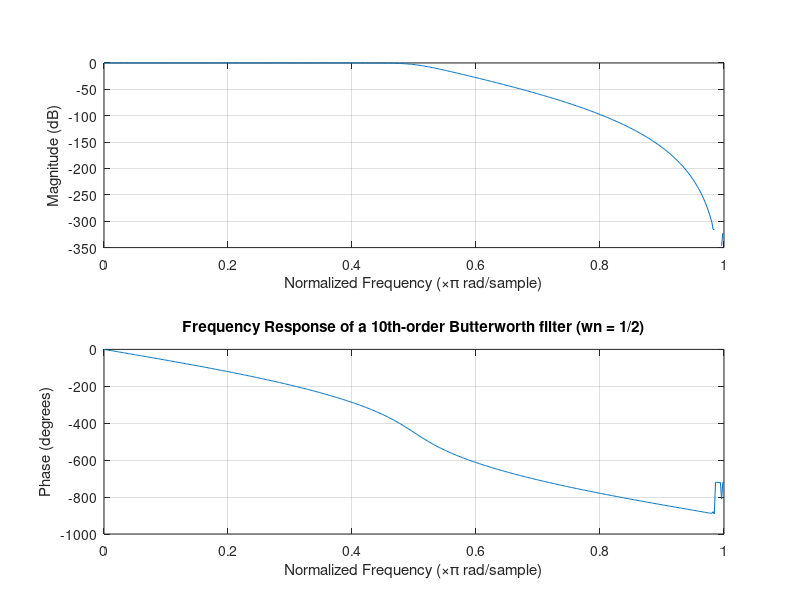
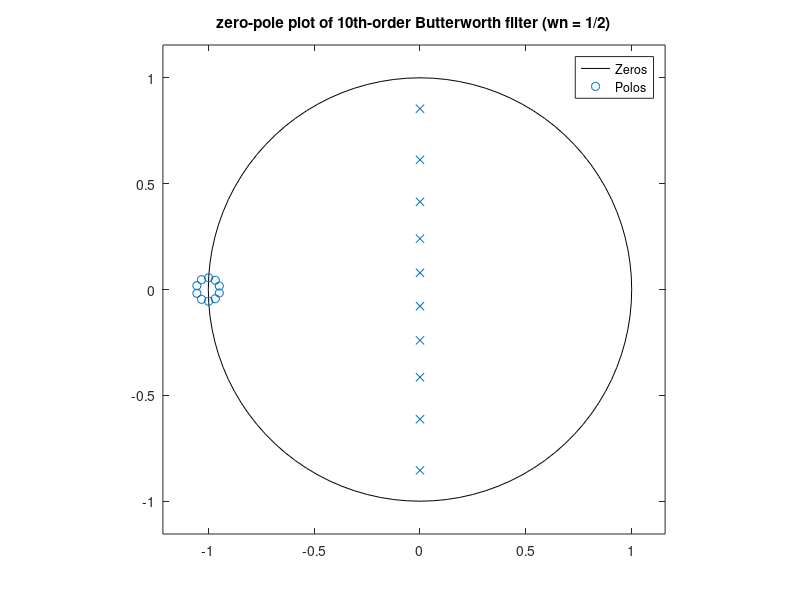

These charts were generated, in order, by the following MATLAB code: (Note: this script raises an error after producing the figures.)
%Grupo 22: 
%-Ana Rita Lopes nº98587
%-Mariana Mourão nº98473
 
%LAB#4 - Filtering
 
clear all;
close all;
clc;
 
%% Parte 1 - 1D FILTERING
    %% 1) Função definida no script designado 'filtro.m'
    
% Em anexo, demonstra-se a transformada Z inversa da função de 
% transferência do filtro H(z), obtendo-se a resposta impulsional h(n).
    
    %% 2)

% Implementação de um filtro Butterworth digital lowpass de 10ª ordem, com frequência de
% corte w = pi/2. Para tal, recorreu-se à função built-in do matlab
% butter, determinando-se os coeficientes a e b do filtro. w é dada
% em radianos/amostra (rad/sample) e é normalizada entre 0 a pi. Como tal, 
% o filtro low-pass requerido tem uma frequência de corte normalizada wn = 1/2

[b,a] = butter(10, 1/2);

% Reposta em frequência do filtro, apresentando a sua magnitude e fase 
figure(1)
freqz(b,a);
title('Frequency Response of a 10th-order Butterworth filter (wn = 1/2)');

% Observando-se o diagrama de bode para a magnitude da resposta em
% frequência do filtro, podem-se caracterizar três regiões:
% - passband: faixa de frequência em que o filtro passa a energia do sinal. Normalmente 
% definido como a faixa de frequência em que a resposta em frequência do filtro é igual ou 
% superior a -3 dB. Verifica-se que a resposta em frequência é constante (0 dB) na banda passante, 
% correspondendo às frequências inferiores à frequência de corte, confirmando-se
% de que se trata de um filtro passa baixo. Constata-se também que a banda passante nao apresenta ondulações 
% ou ripples, as quais, se existentes, iriam conduzir à distorção dos sinais que ocorrem na banda passante. 
% - stopband: banda de frequências, entre limites especificados, em que não é permitida a passagem de sinais ou 
% a atenuação está acima do nível de atenuação da banda de paragem necessário. 
% - banda de transição: limite entre a passband e a stopband é a banda de transição, que ocorre em torno da 
% frequência de corte do filtro. A largura (declive da resposta entre passband e stopband) desta banda de transição é o
% roll-off do filtro, verificando-se que a mesma é pouco abrupta. Para que a zona de 
% transição seja mais abrupta, temos de aumentar a ordem do filtro, contudo tal implica 
% um maior nº de coeficientes e, como tal, maior tempo de computação.

% Relativamente ao diagrama de bode para a fase da resposta em frequência do filtro, conclui-se que 
% a variação da fase com a frequência é aproximadamente linear longe da 
% frequencia de corte, contudo é altamente não linear na zona da frequência
% de corte. O observado sugere que ocorrerá distorção de fase do sinal à
% entrada, atrasando diferentemente as diversas componentes em frequência do sinal, sendo que o 
% maior atraso temporal ocorre sensivelmente para a frequência de corte do filtro. Para compensar a
% distorção de fase introduzida pelo filtro, o matlab tem uma função
% built-in designada filtfilt, a qual permite realizar zero-phase
% filtering, procedendo à filtragem sequencial do sinal de entrada em ambas
% as direções, direta e reversa. O resultado é uma sequência filtrada que tem distorção de fase zero e 
% uma ordem de filtro que é duplicada, sendo por isso a atenuação do sinal de entrada também
% duplicada. 

polos = roots(a); %localização dos polos
zeros = roots(b); %localização dos zeros

figure(2)
zplane(zeros,polos);
grid
title('zero-pole plot of 10th-order Butterworth filter (wn = 1/2)');
legend('Zeros','Polos');

% Relativamente à distribuição dos polos e zeros no plano Z, tem-se que existem 
% 10 pólos (ordem 10) distribuídos ao longo do eixo imaginário igualmente espaçados, 
% correspondendo ao esperado para um filtro Butterworth passa-baixo 
% discreto, sendo que para um filtro Butterworth contínuo espera-se que os 
% polos ocorram na circunferência de raio unitário igualmente espaçados. 
% Quanto aos zeros, constata-se que se distribuem no semi-plano complexo
% esquerdo, em redor de z=-1. 
% Uma vez que todos os pólos se encontram localizados dentro do círculo unitário, 
% tal constitui uma condição suficiente para o filtro ser considerado
% estável. 


% os filtros IIR, por serem recursivos, são altamente sensíveis à 
% quantificação dos seus coeficientes, podendo originar elevados erros 
% de arredondamento e, consequentemente, tornar-se instável. Tal é 
% particularmente critico em caso de filtros de elevada ordem, visto que 
% para um filtro de ordem n existem n coeficientes a ser quantificados, e 
% os quais, para os filtros IIR, dependem da quantificação dos anteriores. 
% Nesse sentido, ao invés de implementar um filtro de elevada ordem, implementa-se 
% uma cascata de filtros de ordens inferiores, nomeadamente os designados Second 
% Order Sections (SOS), que permitem conjugar raízes (polos ou zeros) complexas, 
% ao contrário de filtros de 1ªordem
[z,p,k] = butter(10,1/2); 
sos = zp2sos(z,p,k);
figure(3)
freqz(sos) 

figure(4)
zplane(z,p);
grid
title('zero-pole plot of 10th-order Butterworth filter (wn = 1/2) - Second Order Sections');
legend('Zeros','Polos');

% Analisando a distribuição dos polos e zeros no plano Z para o SOS, tem-se
% que verifica-se a mesma distribuição dos polos no eixo imaginário, com os
% zeros a estarem sobrepostos e lozalizados na circunferencia de raio unitario, em z =
% -1. 

    %% 3. 
        %% a) 

%ler os ficheiros de audio fornecidos, retornando sampling data (sd_awgn e sd_saltpeper) 
%e uma taxa de amostragem (em hertz) para os ficheiros correspondentes.

[sd_awgn, fs_awgn]=audioread('fuggesAWGN.mp3');
[sd_spn, fs_spn]=audioread('fuggesSaltPeper.mp3');

%ouvir cada ficheiro de audio:
%soundsc(sd_awgn, fs_awgn);
%soundsc(sd_saltpeper, fs_saltpeper);

% numero de amonstras de cada sinal digitalizado 
N_awgn = length(sd_awgn); 
N_spn = length(sd_spn);  

% vetores de tempo discretizados, segundo a respetiva frequência de
% amostragem e número de amostras
t_awgn = ((0:N_awgn-1)/fs_awgn)';
t_spn = ((0:N_spn-1)/fs_spn)'; 

% Representação gráfica dos sinais de aúdio digitalizados, para uma melhor comparação visual entre
% os mesmos
figure(5)
subplot(3,1,1), plot(t_awgn, sd_awgn);
title('Audio corrupted by Additive white Gaussian Noise');
xlabel('Time (seconds)');
ylabel('Signal Amplitude');
axis tight

subplot(3,1,2), plot(t_spn, sd_spn);
title('Audio Signal corrupted by Salt Pepper Noise');
xlabel('Time (seconds)');
ylabel('Signal Amplitude');
axis tight

        %% b) 

%Para uma melhor comparação entre os ruídos que corrompem a musica, 
%decidiu-se avaliar o sinal original, nao corrompido, fugges.wav

[sd_original, fs_original] = audioread('fugges.wav');
%soundsc(sd_original, fs_original);

N_original = length(sd_original);

t_original = ((0:N_original-1)/fs_original)'; 

subplot(3,1,3), plot(t_original, sd_original);
title('Uncorrupted Original Audio Signal');
xlabel('Time (seconds)');
ylabel('Signal Amplitude');
axis tight  

% Ao comparar-se o sinal original com o corrompido pelo ruido branco
% gaussiano aditivo (AWGN), constata-se uma mancha densa central que 
% afeta todo o sinal original. Ouvindo-se os áudios respetivos, denota-se 
% um ruído de fundo a corromper o sinal original, distorcendo todas as amostras 
% do sinal, tornando-o menos percetivel. Ora, o constatado é
% devido às caracteristicas do AWGN: aditivo, pelo que é adicionado ao sinal original, 
% podendo ser relativo a ruído intrínseco ao sistema; branco, pelo que todas as amostras de ruído 
% são independentes e não correlacionadas entre si, apresentando uma densidade 
% espectral de potência constante em todas as frequências; gaussiano, pelo que as 
% amostras de ruído seguem uma distribuição normal (média zero e variância finita) 
% ao longo do tempo. Desta forma, se se subtrair o sinal original ao
% sinal corrompido, idealmente obter-se-ia uma quantificação do AWGN adicionado.

% Quanto ao sinal corrompido pelo ruido salt and peper (SPN), constata-se
% que o mesmo apresenta amostras corrompidas e outras que permanecem 
% conservadas (não corrompidas), distinguido-se picos aleatórios no dominio temporal.
% Ora, o constatado é devido às caracteristicas 
% do SPN, designado ruido "impulsivo", o qual perturba o sinal em amostras
% aleatórias segundo a mesma magnitude em módulo, originando saturações positivas 
% (magnitude +1) e/ou negativas (magnitude -1). Se subtraido o sinal original ao sinal 
% corrompido, obter-se-iam impulsos aleatoriamente distribuidos de magnitude -1 e +1. Ouvindo-se o áudio
% respetivo, constata-se  que o mesmo é perturbado por "estalos" ou
% "cliques", os quais correspondem às saturações mencionadas. Se a
% densidade do ruído fosse superior, a musica tornar-se-ia progressivamente
% mais irreconhecivel.

        %% c) 

% Filtrar os sinais corrompidos com o filtro concebido em 2.
filter_sd_awgn = filtro(sd_awgn, a', b');
%soundsc(filter_sd_awgn,fs);
filter_sd_spn = filtro(sd_spn, a', b');
%soundsc(filter_sd_spn,fs);

% Representação gráfica do sinal corrompido por AWGN, sinal corrompido filtrado e 
% do sinal correspondente à subtração entre os dois 
figure(6);
subplot(3,1,1);
plot(t_awgn,sd_awgn);
axis tight
xlabel('Time (seconds)');
ylabel('Signal Amplitude');
title('Original corrupted signal AWGN');

subplot(3,1,2);
axis tight
plot(t_awgn,filter_sd_awgn);
xlabel('Time (seconds)');
ylabel('Signal Amplitude');
title('Linearly filtered signal AWGN');

subplot(3,1,3);
plot(t_awgn,sd_awgn - filter_sd_awgn)
axis tight
xlabel('Time (seconds)');
ylabel('Signal Amplitude');
title('Difference between signals');

% Representação gráfica do sinal corrompido por SPN, do sinal filtrado, e
% do sinal correspondente à subtração entre os dois 
figure(7);
subplot(3,1,1);
plot(t_spn,sd_spn);
axis tight
xlabel('Time (seconds)');
ylabel('Signal Amplitude');
title('Original corrupted signal SNP');

subplot(3,1,2);
plot(t_spn,filter_sd_spn);
axis tight
xlabel('Time (seconds)');
ylabel('Signal Amplitude');
title('Linearly filtered signal SNP');

subplot(3,1,3);
plot(t_spn,sd_spn - filter_sd_spn)
axis tight
xlabel('Time (seconds)');
ylabel('Signal Amplitude');
title('Difference between signals');

% Enquanto análise geral, constata-se que o filtro linear conduziu à
% redução da amplitude do ruído de ambos os sinais corrompidos, sendo
% audível essa redução. Por outro lado, também se verifica que os sinais
% filtrados apresentam um tom mais grave, uma vez terem sido
% submetidos a uma filtragem passa-baixo, levando a que a informação da
% música correspodente a altas frequências (nomeadamente superiores à
% frequência de corte do filtro) - som mais agudo - seja atenuada e, em
% parte, perdida.

% Analisando mais especificamente as representações gráficas no dominio 
% temporal para o sinal corrompido por AWGN e o sinal filtrado, conclui-se 
% que a filtragem linear efetuada nao foi particularmente eficiente,
% visualizando-se ainda a macha estreita em torno de 0 que afeta o sinal 
% em toda a sua extensão, contudo agora com uma menor magnitude. Isto
% deve-se ao facto de o filtro calcular cada amostra do sinal filtrado como
% uma combinação linear, ponderada por diferentes pesos, do sinal à saida y
% previamente reproduzido e do sinal à entrada x até ao momento filtrado. 
% Uma vez que o ruido já está distribuido em toda a extensão do sinal 
% (ruido aditivo), a combinação linear efetuada pelo filtro conduz à
% atenuação da magnitude do ruido. Possivelmente, o ruido poderia ser mais 
% eficazmente removido caso se implementasse um filtro Butterworth mais
% adequado para o sinal corrompido em causa. Contudo, é de notar que visto 
% a largura de banda do AWGN ser teoricamente infinita, é de esperar que 
% o mesmo nunca seja efetivamente removido. 

% Quanto às representações gráficas no dominio temporal para o sinal 
% corrompido por SPN e o sinal filtrado, constata-se que pouca diferença
% existe entre os mesmos, pelo que se conclui que a remoção de SPN foi
% ineficaz com o filtro linear Butterworth concebido. Visto a filtragem 
% passa-baixo sensivelmente corresponder a uma média do sinal numa dada 
% janela deslizante, tem-se que o mesmo é sensivel e altamente influenciado por 
% valores extremos (outliers), os quais são produzidos pelo SPN na
% intensidade do sinal. Como o AWGN afeta a intensidade do sinal segundo
% uma média de 0 (distribuição normal gaussiana), conclui-se que o processo
% de filtragem é mais eficiente para este ultimo caso em comparação com a
% filtragem de SPN. No entanto, visto o filtro aplicado ser um passa-baixo,
% verifica-se que as altas frequências (superiroes à frequência de corte)
% são atenuadas e, em parte, removidas, sendo mais notória a atenuação dos
% picos de saturação. Contudo, visto o filtro ser linear e, como tal, 
% cada amostra do sinal filtrado resultar numa combinação linear tanto 
% de entradas como de saídas anteriores, tem-se que o ruido dispersa-se por 
% todas as amostras, espalhando-o por instantes que originalmente não tinham 
% ruido.

        %% d) 
        
N=3; % dimensão da janela
% Filtragem dos sinais corrompidos com o filtro de mediana 
filtmed_sd_awgn = medfilt1(sd_awgn, N);
filtmed_sd_spn = medfilt1(sd_spn, N);

% Representação gráfica do sinal original, do sinal corrompido por AWGN, e do sinal filtrado 
figure(8);
subplot(3,1,1), plot(t_original, sd_original);
xlabel('Time (seconds)');
ylabel('Signal Amplitude');
title('Uncorrupted Original Audio Signal');
axis tight

subplot(3,1,2);
plot(t_awgn,sd_awgn);
xlabel('Time (seconds)');
ylabel('Signal Amplitude');
title('Original corrupted signal AWGN');
axis tight

subplot(3,1,3);
plot(t_awgn,filtmed_sd_awgn);
xlabel('Time (seconds)');
ylabel('Signal Amplitude');
title('Original Corrupted signal AWGN with Median filter, window 3');
axis tight

% Representação gráfica do sinal original, do sinal corrompido por SPN, e do sinal filtrado 
figure(9);
subplot(3,1,1), plot(t_original, sd_original);
xlabel('Time (seconds)');
ylabel('Signal Amplitude');
title('Uncorrupted Origonal Audio Signal');
axis tight

subplot(3,1,2);
plot(t_spn,sd_spn);
xlabel('Time (seconds)');
ylabel('Signal Amplitude');
title('Original corrupted signal SPN');
axis tight

subplot(3,1,3);
plot(t_spn,filtmed_sd_spn);
xlabel('Time (seconds)');
ylabel('Signal Amplitude');
title('Original Corrupted signal SPN with Median filter, window 3');
axis tight

% O filtro de mediana é um filtro não linear que computa cada amostra n do 
% sinal filtrado de saida como a mediana das amostras do sinal 
% à entrada dentro de uma janela de tamanho N centrada na amostra n 
% (mesma posição) do sinal de entrada, correspondendo a uma abordagem 
% computacionalmente pesada. Contudo, visto a mediana não ser tão sensivel 
% a outliers como a média, tem-se que esta filtragem é mais eficiente para
% a remoção de SPN, ao suprimir-se os valores extremos nas janelas
% consideradas, substituindo-os por amostras não corrompidas, sendo de
% notar que não correspondem à amostra original, mas a uma amostra não
% corrompida vizinha (vizinhança de 1 amostra, visto a dimensão da janela 
% ser N = 3) da original, pelo que se pode considerar que estejam
% correlacionadas. Contudo, analisando a representação gráfica do sinal 
% corrompido por SPN filtrado, constata-se que a filtragem não foi tão
% eficiente como seria de esperar, podendo dever-se ao facto de o desempenho do
% filtro ser altamente dependente da densidade do ruído do SPN
% e do tamanho da janela: se a densidade for muito alta ou a janela muito 
% pequena, a remoção de ruído não é eficaz. 

% Quanto à filtragem do ruido AWGN, a mediana de um sinal com ruido aditivo
% branco (ruido afeta toda a extensão do sinal) corresponde a uma amostra
% ruidosa, ao passo que no SPN apenas algumas amostras aleatórias sao
% corrompidas, pelo que podem ser suprimidas. Desta forma, a remoção do 
% AWGN nao é eficiente, permanecendo o ruido de fundo, podendo a magnitude
% do ruido ser diferente. Deste modo, conclui-se que a filtragem linear passa-baixo 
% do AWGN é mais eficiente que a filtragem não linear dada pela mediana.

        %% e) 

% Representação gráfica do sinal corrompido por AWGN
figure(10)
subplot(4,1,1)
plot(t_awgn,sd_awgn);
xlabel('Time (seconds)');
ylabel('Signal Amplitude');
title('Original corrupted signal AWGN');
axis tight

% Representação gráfica do sinal corrompido por SPN
figure(11)
subplot(4,1,1)
plot(t_spn,sd_spn);
axis tight
xlabel('Time (seconds)');
ylabel('Signal Amplitude');
title('Original corrupted signal SPN');

list_N = 10:10:30; % vetor com as dimensões da janela a serem testadas 

for i = 1:length(list_N)
    % Filtragem dos sinais corrompidos com o filtro de mediana 
    filtmed_sd_awgn = medfilt1(sd_awgn, list_N(i));
    filtmed_sd_spn = medfilt1(sd_spn, list_N(i));
    
    % Representação gráfica do sinal corrompido por AWGN filtrado
    figure(10)
    subplot(4,1,1+i)
    plot(t_awgn,filtmed_sd_awgn);
    axis tight
    xlabel('Time (seconds)');
    ylabel('Signal Amplitude');
    title(['Median filtered signal AWGN for a window size of ',...
        num2str(list_N(i))]);
    
    % Representação gráfica do sinal corrompido por SPN filtrado
    figure(11)
    subplot(4,1,1+i)
    plot(t_spn,filtmed_sd_spn);
    axis tight
    xlabel('Time (seconds)');
    ylabel('Signal Amplitude');
    title(['Median filtered signal SNP for a window size of ',...
        num2str(list_N(i))]);
end

% Representação gráfica do sinal original
figure(12)
plot(t_original, sd_original);
xlabel('Time (seconds)');
ylabel('Signal Amplitude');
title('Uncorrupted Original Audio Signal');
axis tight

% Após testar várias dimensões da janela do filtro de mediana aplicado aos
% sinais corrompidos, verifica-se que a partir duma dada dimensão da janela
% a qualidade do sinal é deteriorada, sendo particularmente visivel através
% da redução da amplitude das amostras iniciais dos sinais, ainda que o 
% mesmo efeito seja reproduzido em toda a extensão dos sinais 
% (menos percetivel). Auditivamnete, o referido traduz-se em sinais com tons
% mais graves (remoção das frequências mais elevadas) à medida que a dimensão 
% da janela aumenta. Tal deve-se ao facto de janelas de dimensões 
% progressivamente maiores conduzirem ao aumento da probabilidade de a amostra n ser substituida 
% por uma amostra menos correlacionada (mais distante temporalmente) com a 
% original. 

% Analise do processo de filtragem dos dois tipos de ruido consoante a 
% dimensão da janela, para valores inferiores à dimensão critica em que 
% ocorre um deterioramento progressivo da qualidade do sinal devido à
% substituição por amostras não correlacionadas: 
% -> Analisando mais especificamente a filtragem do AWGN consoante a dimensão
% da janela, tem-se que o processo de filtragem de AWGN produz sensivelmente 
% o mesmo sinal filtrado independemente da dimensão da janela, não 
% correspondendo a uma filtragem eficiente visto a mediana de um sinal com 
% ruído branco aditivo (ruido distribuido em toda a extensão do sinal) ser 
% uma amostra com ruído. 
% -> Relativamente à filtragem do SPN consoante a dimensão da janela, obtem-se
% uma filtragem mais eficiente à medida que a dimensão da janela aumenta, 
% com a maioria dos picos de elevada intensidade a serem suprimidos. Para
% janelas demasiado estreitas, pode existir a possibilidade de duas
% amostras consecutivas estarem corrompidas, não permitindo uma eficaz
% remoção do ruido aleatório SPN. 

% Como tal, identifica-se um trade-off entre a dimensão da janela e a
% qualidade do sinal. 

        %% f) 

% Sumariando todas as conclusões retiradas dos exercicios anteriores,
% tem-se que o filtragem linear pela aplicação do filtro de Butterworth 
% apenas foi considerado razoável para remover AWGN, visto computar cada
% amostra do sinal filtrado como uma combinação linear das saidas e
% entradas anteriores, conduzindo à atenuação do ruido. Contudo, para a
% remoção de SPN verificou-se que a filtragem linear conduz à dispersão do
% ruido por toda a extensão do sinal, adicionando ruido a amostras que 
% previamente nao apresentavam, pelo que não é eficaz na sua remoção.

% Já relativamente à filtragem não-linear aplicada pelo filtro de mediana, 
% conclui-se que é mais eficiente na remoção de SNP, visto computar cada 
% amostra do sinal filtrado como a mediana das amostras do sinal à entrada 
% compreendidas numa janela centrada na mesma posição no sinal de entrada, 
% conduzindo à supressão de outliers, os quais pouco influenciam a
% mediana. Contudo, para a remoção de AWGN verificou-se que a filtragem
% não-linear oferece poucas melhorias, visto a mediana de um sinal
% corrompido por ruido branco aditivo ser uma amostra ruidosa. 


%% Parte II - 2D FILTERING

    %% 1) 
    
I_original = imread('len_gray.jpg'); % Carrega a imagem a ser analisada

I_original = mat2gray(I_original); % conversão da imagem para 
% uma matriz de intensidades, contendo valores no intervalo de 0 (preto) a 
% 1 (branco).

figure(13);
subplot(1,2,1); 
colormap gray 
imagesc(I_original);
title('Original image')

subplot(1,2,2);
mesh(I_original); 
colorbar
title('Original image (mesh)')

list_noise = logspace(-2,0,5);
% vetor com a quantidade de noise a ser aplicado. logspace gera 
% 5 pontos entre 10^a e 10^b, em que a=-2 e b=0.

for i = 1:length(list_noise)
    %Imagem corrompida para uma determinada densidade de ruido
    I_corrupted = imnoise(I_original,'salt & pepper',list_noise(i)); 
    
    figure(13+i)
    subplot(1,2,1); colormap gray; imagesc(I_corrupted);
    title(['Noisy Image (Salt and Pepper) corrupted by noise = ', ...
        num2str(list_noise(i))]);
    
    subplot(1,2,2); 
    mesh(I_corrupted);
    colorbar
    title(['Noisy Image (mesh) corrupted by noise = ', ...
        num2str(list_noise(i))]);
end

% O SPN caracteriza-se por substituir aleatoriamente, consoante a densidade 
% do ruido, um determinado numero de pixeis da imagem original por pixeis 
% brancos (saturação positiva, com máxima intensidade) ou por pixeis 
% pretos (saturação negativa, com minima intensidade). Para as densidades
% de ruido testadas, verificou-se que para 0.01 obteve-se a imagem menos
% corrompida, apenas com alguns pixeis a serem saturados, permitindo ainda
% percecionar facilmente a imagem. Contudo, para a densidade de ruido de 1,
% verifiou-se que a imagem resultante é constituida por um conjunto de
% pixeis brancos e pretos, nao permitindo percecionar a informação da imagem 
% original devido ao elevado ruido (afeta 100% das amostras).  
% Como tal, quanto maior a densidade de ruido, um maior numero de pixeis serão
% saturados e menos percetiveis são as imagens. O comando mesh, ao
% representar tridimensionalmente as imagens, isto é, para cada pixel
% apresenta a sua magnitude/intensidade enquanto a altura, permite analisar
% a saturação dos pixeis na imagem com o ruido adicionado

    %% 2) 

% Imagem corrompida para uma densidade de ruido de 0.05, afetando
% aproximadamente 5% dos pixeis
I_corrupted = imnoise(I_original,'salt & pepper');

pow2 = 6:9;  % vetor de potências
N = 2.^(pow2); % vetor de potências de base 2 

% Correspondência entre o fator de largura α e o desvio-padrão σ da função 
% de densidade de probabilidade gaussiana é dada por:
% σ = (N – 1)/(2α), com N como sendo o comprimento do filtro 

figure(19)
% Diferentes comprimentos da janela, para um mesmo desvio-padrao de ~2.5, pelo 
% que α = 0.2*(N-1) 
for i = 1:length(N)
    alpha = (1/5)*(N(i)-1);
    w_gaussian = gausswin(N(i), alpha); % janela gaussiana 
    n = -(N(i)-1)/2:(N(i)-1)/2;
    
    % representação grafica da janela gaussiana 1D no dominio discreto 
    subplot(2,4,i)
    plot(n,w_gaussian)
    title(['Square Gaussian Window [', num2str(N(i)), ', ', ...
        num2str(N(i)), ']']);
    axis tight

    % filtragem 2D por convolução no dominio discreto, aplicando-se o filtro 
    % em ambas as dimensões da imagem 
    I_gaufilt = conv2(w_gaussian,w_gaussian',I_corrupted,'same');
    subplot(2,4,i+4)
    colormap gray; imagesc(I_gaufilt);
    title('Gaussian Filtered SPN Image')
end

figure(20)
n = -(N(1)-1)/2:(N(1)-1)/2;

% Diferentes desvios-padrao, para um mesmo comprimento da janela N(1) = 64
for i = 1:length(N)
    alpha = (1/5)*(N(i)-1);
    w_gaussian = gausswin(N(1),alpha); % janela gaussiana 

    subplot(2,4,i);
    plot(n,w_gaussian);
    title(['Square Gaussian Window with stdev = ', ...
        num2str(round((N(1)-1)/(2*alpha),2))]);
    axis tight

    % filtragem 2D por convolução no dominio discreto, aplicando-se o filtro 
    % em ambas as dimensões da imagem 
    I_gaufilt = conv2(w_gaussian,w_gaussian',I_corrupted,'same');
    subplot(2,4,i+4)
    colormap gray; imagesc(I_gaufilt);
    title('Filtered image')
end

% resposta impulsional do filtro gaussiano 2D 
h_g = fspecial('gaussian',N(1),2.5); % N = 64, σ = 2.5

figure(21);
mesh(h_g);
colormap(hot); caxis([0 2]);
title('Impulse Responde of a 2D gaussian  - Discrete Domain')
xlabel('N','FontSize',10); ylabel('M','FontSize',10);
zlabel('Amplitude','FontSize',10);

figure(22)
mesh(fftshift(abs(fft2(h_g)))); title('Surface Plot da resposta em frequencia do filtro gaussiano');
colormap(hot); caxis([0 2]);
xlabel('Horizontal Frequency','FontSize',10); ylabel('Vertical Frequency','FontSize',10);
zlabel('Magnitude','FontSize',10);
% No dominio espectral, o filtro gaussiano aplicado também corresponde a
% uma gaussiana, com um desvio padrão proporcional. 

% Matematicamente, a convolução da imagem com a função gausiana no dominio 
% discreto corresponde a uma filtragem passa-baixo, com a imagem filtrada
% traduzida por y(n,m)=sum(i,j=1)h(i,j)*x(n-i,m-j), com a intensidade do
% pixel (n,m) a corresponder a uma média ponderada dos pixeis vizinhos, 
% com pesos que diminuem monotonicamente com a distância ao pixel central 
% (n,m) do kernel/mascara. 
% Como tal, a atenuação do ruido no pixel central da janela dá mais peso
% aos pixeis mais proximos e menos peso aqueles que estão mais distantes,
% sendo esta uma propriedade importante de forma a que não ocorra distorção
% da imagem por se dar mais relevância a pixeis menos correlacionados (mais
% distantes). Deste modo, a filtragem gaussiana 2D aplicada a píxeis com 
% ruído resulta na sua atenuação devido à contribuição dos pixeis vizinhos 
% não corrompidos. Por outro lado, pixeis sem ruído são afetados pelos
% pixeis vizinhos que tenham ruído.

% Analisando o impacto dos parâmetros da janela gaussiana, tem-se que a sua 
% dimensão, para um mesmo desvio-padrão, não parece produzir diferenças
% significativas observáveis na remoção de SPN. 

% Contrariamente, para uma mesma dimensão da janela, mas diferentes desvios padrão, verifica-se uma
% performance diferenciada da filtragem, visto o desvio-padrão definir a
% frequência de corte. Para os valores do desvio padrão testados (definidos
% a partir do parâmetro alpha da função gausswin), tem-se que para o
% desvio padrão de 2.5 obteve-se um bom equilibrio entre remoção do ruido e
% a conservação do detalhe da imagem. Considerando desvios-padrão
% superiores, obtem-se uma gaussiana mais ampla no dominio discreto, o que
% tem como correspondente no dominio espectral uma gaussiana mais estreita,
% tendo associada uma frequência de corte mais reduzida e, como tal, uma
% filtragem mais extensa de frequências, removendo-se o ruido mas
% sacrificando-se o detalhe da imagem de forma mais pronunciada. Por outro
% lado, se o desvio-padrão é demasiadamente reduzido, obtem-se uma
% gaussiana estreita no dominio discreto, sendo o sua equivalente no
% dominio espectral uma gaussiana mais ampla, tendo associado uma
% frequência de corte mais elevada e, como tal, uma menor eficiência na
% remoção do ruido, contudo melhor preservando o detalhe da imagem. 

% Como tal, existe um trade-off entre a remoção do ruido (melhor para σ 
% maiores, janelas mais amplas no dominio temporal), e o detalhe da imagem 
% (melhor para σ menores, janelas menos amplas no dominio temporal). Como
% tal, conclui-se que a filtragem gaussiana 2D nao é ideal para a remoção
% de SPN, visto estar associada a perdas do sinal original. 

    %% 3)
% Imagem corrompida para uma densidade de ruido de 0.05, afetando
% aproximadamente 5% dos pixeis
I_corrupted = imnoise(I_original,'salt & pepper');

size_janela = [2,5,10,15]; % vetor contendo as dimensões da janela a serem testadas 

for i = 1:length(size_janela)
    % filtragem por convolução no dominio discreto, aplicando-se o filtro
    % de mediana 2D com uma janela quadrada 
    I_medfilt = medfilt2(I_corrupted,[size_janela(i) size_janela(i)]);
    
    figure(23+i); 
    colormap gray; imagesc(I_medfilt);
    title(['Median Filtering with square window size [', ...
        num2str(size_janela(i)), ', ', num2str(size_janela(i)), ']']);
end

%filtragem por convolução no dominio discreto, aplicando-se o filtro
%de mediana 2D com uma janela retangular
I_medfilt = medfilt2(I_corrupted,[size_janela(1) size_janela(3)]);

figure(28);
subplot(1,2,1);
colormap gray; imagesc(I_medfilt);
title(['Median Filtering with [', num2str(size_janela(1)), ', ', ...
    num2str(size_janela(3)), '] rectangular window size']);

%filtragem por convolução no dominio discreto, aplicando-se o filtro
%de mediana 2D com uma janela retangular
I_medfilt = medfilt2(I_corrupted,[size_janela(3) size_janela(1)]);

subplot(1,2,2);
colormap gray; imagesc(I_medfilt);
title(['Median Filtering with [', num2str(size_janela(3)), ', ', ...
    num2str(size_janela(1)), '] rectangular window size']);

% Como já anteriormente mencionado, o filtro de mediana corresponde a um
% tipo de filtragem não-linear que computa a intensidade de um pixel como 
% o valor mediano de intensidade de um conjunto de pixels vizinhos dentro 
% de uma janela pré-definida centrada no pixel em questão, sendo que para
% os pixeis na borda da imagem o cálculo é realizado por zero-padding.

% Analisando o impacto dos parâmetros da janela do filtro de mediana, tem-se 
% que o aumento da sua dimensão até a um determinado valor critico [5,5] conduz 
% à progressiva remoção dos valores de intensidade extremos introduzidos pela
% saturação produzida pelo SPN, perservando-se o detalhe da imagem, ao
% contrário do verificado para a filtragem passa-baixo gaussiana, em que
% uma eficaz remoção de ruido está associada à desfocagem da imagem (perda
% de detalhe). Contudo, para janelas de dimensão superior ao valor
% critico, verifica-se que o ruido é removido mas ocorre desfoque (perda de
% detalhe) da imagem, atuando de forma similar a um filtro passa-baixo. Tal
% deve-se ao facto de para janelas de dimensão consideravel, aumentar-se 
% a probabilidade de ser considerado para um dado pixel um valor de intensidade 
% relativa a um pixel distante, de reduzida correlação face ao pixel 
% correspondente da imagem original, conduzindo ao desfoque da imagem. 

% Por outro lado, destaca-se que a performance do filtro é também afetada
% pela densidade de ruido que corrompe a imagem, sendo que para densidades
% consideravelmente elevadas a supressão do SPN é insuficiente para
% janelas de pequena dimensão, em que a mediana tenderá igualmente para valores
% extremos (corrompidos). Considerando janelas de maior dimensão, a remoção
% do ruido é atingida mas ocorre desfoque (perda de detalhe) da imagem, 
% atuando de forma similar a um filtro passa-baixo. Como tal, conclui-se
% que para imagens corrompidas por SPN de elevada densidade, não se
% consegue atingir um trade-off razoável entre remoção de ruido e detalhe
% da imagem (preservação dos edges). 

% De forma geral, conclui-se que o filtro de mediana é um método mais
% adequado, face à filtragem gaussiana, para remover ruido impulsional 
% como o SPN 

    %% 4) 

% Este operador utiliza duas matrizes 3 por 3 que sao convolvidas com a 
% imagem original de modo a calcular valores aproximados das derivadas 
% para variaçoes horizontais e verticais. Obtêm-se três estimativas do gradiente, 
% realizando-se depois a média, reduzindo-se o ruido associado à estimativa
% do gradiente 

%mascaras 2D
Gx = [-1 0 1; -2 0 2; -1 0 1]; 
Gy = [1  2  1; 0  0  0; -1 -2 -1];

%convolve as mascaras com  a imagem 
I_gx = conv2(I_original,Gx,'same'); % primeira derivada na direção horizontal
I_gy = conv2(I_original,Gy,'same'); % primeira derivada na direção vertical
I_g_magnitude = sqrt(I_gx.^2 + I_gy.^2); % magnitude do gradiente para cada pixel 

figure(29)
subplot(2,2,1); colormap gray; imagesc(I_original);
title('Original image')
subplot(2,2,2); colormap gray; imagesc(I_gx);
title('Horizontal Gradient - Vertical Component of Boundaries')
subplot(2,2,3); colormap gray; imagesc(I_gy);
title('Vertical Gradient - Horizontal Component of Boundaries')
subplot(2,2,4); colormap gray; imagesc(I_g_magnitude);
title('Gradient Magnitude - Bondaries of the Filtered Image')

    %% 5) 

% As fronteiras numa imagem podem ser detetadas através da análise de 
% descontinuidades locais da intensidade da imagem que, à partida, 
% serão máximas ou mínimas nas fronteiras. Para a sua deteção, utilizam-se 
% filtros 2D representados por uma matriz de convolução (kernel) que tanto 
% pode estimar, em cada pixel, as derivadas discretas de primeira ordem
% (detetar os máximos locais ou minimos da primeira derivada) como de 
% segunda ordem (detetar zero-crossings da segunda derivada). De acordo com 
% a sua dimensão, simetria e coeficientes, estes serão mais adequados 
% consoante o tipo de fronteiras (orientação, ruído e estrutura – graduais 
% ou abruptas).

% Considerando as máscaras aplicadas no exercicio anterior, tem-se que 
% Gx representa as derivadas parciais na direção horizontal x ([-1 0 1],
% derivada com respeito ao pixel central), e Gy as derivadas na direção
% vertical y ([1 0 -1]'). O kernel do operador Sobel aplica em conjunto um
% filtro passa-baixo na direção perpendicular à da derivada, ao realizar uma
% média ponderada das estimativas da derivada, dando mais peso à
% estimativa da derivada na linha central. 

% As máscaras Gx e Gy são concebidas de forma a detetar fronteiras numa
% direção unica, com a direção do gradiente a ser perpendicular às
% fronteiras a detetar: fronteiras verticais são apenas detetadas pela
% convolução da imagem com a mascara Gx, visto detetar variações na 
% horizontal, sendo que a mascara Gy nesta situação devolve um valor de 0; 
% fronteiras horizontais são detetadas pela convolução da imagem com a
% máscara Gy, visto detetar variações na vertical. Por outro lado, ainda se
% distinguem dois valores diferentes das estimativas das derivadas
% parciais: se a variação da intensidade diminuir da esquerda para a
% direita, resulta numa estimativa negativa da derivada horizontal x; se a
% variação da intensidade aumentar da esquerda para a direita, resulta uma
% estimativa positiva da derivada horizontal x. Por outro lado, se não for
% detetada nenhuma variação numa dada direção, a estimativa da derivada
% parcial é 0. Um raciocinio semelhante pode ser aplicado às estimativas 
% das derivadas verticais y. 

% Desta forma, quando as máscaras são aplicadas separadamente à imagem, 
% as mesmas representam a componente do gradiente em cada direção, detetando 
% fronteiras horizontais e verticais. Contudo, fronteiras inclinidas podem
% tambem ser detetadas ao combinar-se I_gx e I_gy de modo a computar a 
% magnitude absoluta e direção do gradiente em cada pixel. A direção do 
% gradiente, isto é, a direção da máxima variação, é dada por: 
% theta = atan(I_gy/I_gx) (em graus) = atan(I_gy/I_gx)*180/pi (em radianos) 

% Quanto à magnitude absoluta do gradiente, tem-se que o mesmo é calculado 
% através da norma do vetor que aponta no sentido da máxima variação, sendo 
% a norma máxima quando as variações (componentes em ambas as direções x e 
% y) são máximas. Se as variações forem nulas, a imagem filtrada para esse 
% pixel apresenta intensidade nula. 

% Visto as imagens serem representadas na escala de cinzentos (imagens de 
% intensidade), o matlab atribui a cor preta ao valor de intensidade mais 
% baixo, sendo para o caso da magnitude absoluta o valor 0, ao passo que para 
% as imagens que representam os gradientes nas direções x e y ao valor 0 
% era atribuida uma cor cinzenta. Deste modo, os pixeis a branco correspondem
% às fronteiras, que dizem respeito às regiões de maior variação da 
% intensidade. 

% Por fim, destaca-se que filtros que aproximam derivadas atuam como
% filtros passa-alto, os quais tendem a amplificar o ruido, existindo o
% trade-off de que filtros maiores conduzem à redução da amplificação do
% ruido, contudo pioram a deteção da correta localização das fronteiras. 

        %% 6) 
    
%mascaras 2D
L4 = [0 -1  0; -1  4 -1; 0 -1  0];
L8 = [-1 -1 -1;-1  8 -1; -1 -1 -1];

%convolve as mascaras com  a imagem, considerando duas representações do 
%operador Laplaciano
I_L4 = conv2 (I_original,L4,'same');
I_L8 = conv2 (I_original,L8,'same');

figure(31)
subplot(1,3,1); colormap gray; imagesc(I_original);
title('Original image');
subplot(1,3,2); colormap gray; imagesc(I_L4);
title('Image Convolved with mask L4');
subplot(1,3,3); colormap gray; imagesc(I_L8);
title('Image Convolved with mask L8');

% O Laplaciano corresponde a uma medida isotrópica 2D (isto é, não depende 
% da direção) da segunda derivada espacial de uma imagem, calculando a divergência do 
% gradiente. Sendo a imagem de entrada representada como uma matriz 2D de 
% pixeis discretos, podem ser concebidos kernels de convolução discretos que
% aproximem as segundas derivadas segundo a definição do Laplaciano, sendo 
% L4 e L8 dois tipos de kernels aplicados para este fim, correspodendo a 
% operadores laplacianos negativos, isto é, detetam fronteiras internas. De destacar que 
% a máscara L8 possibilita uma deteção mais eficaz por ser mais sensivel a detetar 
% fronteiras diagonais ao pixel central, uma vez o kernel considerar os 
% pixeis na diagonal principal. 

% Como anteriromente mencionado, fronteiras podem ser identificadas ao
% detetarem-se zero-crossings da segunda derivada da intensidade,
% correspondendo às variações máximas da primeira derivada (computada por
% exemplo pelo filtro Sobel aplicado em 4), realçando 
% regiões de rápida variação de intensidade. Assim, tal como para o filtro
% sobel, convolvendo a imagem com estas mascaras é possivel detetar as
% fronteiras da imagem, isto é, as variações bruscas nos valores de
% intensidade dos pixeis, correspondendo a um filtro passa-alto. 

% De notar que, contudo, o laplaciano é frequentemente aplicado a uma
% imagem após filtragem passa-baixo (filtro gaussiano 2D, por exemplo), 
% por forma a reduzir a sensibilidade ao ruído, ignorando os zero-crossings
% produzidos por pequenas mudanças na intensidade da imagem. Dado o
% discutido previamente, decidiu-se aplicar uma janela gaussiana de N = 64
% e σ = 2.5

h_g = fspecial('gaussian',64,2.5);

% Visto a operação de convolução ser associativa, pode-se primeiramente 
% convolver o filtro passa-baixo gaussiano com o filtro Laplaciano e,
% depois, convolver este filtro passa-banda hibrido com a imagem: 
% I_filtrada = (I*G)*L = I*(L*G)

filtro_bandpass = conv2(h_g, L8, 'same');
I_filtrada_LoG = conv2(I_original,filtro_bandpass,'same');

figure(32);
subplot(1,3,1); colormap gray; imagesc(I_original);
title('Original image');
subplot(1,3,2); colormap gray; imagesc(I_L8);
title('Image Convolved with mask L8');
subplot(1,3,3);colormap gray; imagesc(I_filtrada_LoG);
title('Image Convolved with mask LoG');

% De notar que a localização de zero-crossing na imagem filtrada gaussiana 
% tende para a sua correta localização quando σ → 0, ou seja, quanto mais
% estreito o filtro gaussiano for mais o kernel LoG aproxima-se do kernel
% Laplaciano. 

    %% 7) 

% obtenção da imagem binária das fronteiras, obtendo-se os thresholds 
% determinados por default para ambos os métodos de deteção de fronteiras
[I_sobel,thresh_default_sobel] = edge(I_original, 'sobel');
[I_canny,thresh_default_canny] = edge(I_original, 'canny');

figure(33);
subplot(1,4,1); colormap gray; imagesc(I_g_magnitude);
title('Sobel Edge');

subplot(1,4,2); colormap gray; imagesc(I_sobel);
title(['Sobel Edge (MATLAB), threshold = ',...
    num2str(round(thresh_default_sobel,2))]);

subplot(1,4,3); colormap gray; imagesc(I_filtrada_LoG);
title('L8oG edge - Convolved with L8 and Gaussian');

subplot(1,4,4); colormap gray; imagesc(I_canny);
title(['Canny Edge, threshold = [', ...
    num2str(round(thresh_default_canny(1),2)), ', ', ....
    num2str(round(thresh_default_canny(2),2)), ']']);

% Filtros passa-alto para deteção de fronteira implementados pela função
% built-in do matlab edge, a qual devolve como output uma imagem binária
% das fronteiras detetadas. Esta imagem binária pode ser convertida para
% uma máscara complementar (recorrendo-se ao comando imcomplement), a qual, 
% por multiplicação ponto a ponto com a matriz de de intensidade da imagem, 
% atribui intensidade nula aos pixeis das fronteiras detetadas, produzindo 
% uma imagem em que as fronteiras sao removidas. 
figure(34);
I_rem_sobel2 = I_original .* imcomplement(I_sobel);
subplot(1,2,1); colormap gray; imagesc(I_rem_sobel2);
title('Sobel (MATLAB) Edge Removed Image');

I_rem_canny = I_original .* imcomplement(I_canny);
subplot(1,2,2); colormap gray; imagesc(I_rem_canny);
title('Canny Edge Removed Image');


[I_LoG,thresh_default_LoG] = edge(I_original, 'LoG');

figure(35);
subplot(1,2,1);colormap gray; imagesc(I_LoG);
title(['LoG Edge, threshold = ',...
    num2str(thresh_default_LoG)]);

I_rem_LoG = I_original .* imcomplement(I_LoG);
subplot(1,2,2); colormap gray; imagesc(I_rem_LoG);
title('LoG Edge Removed Image');

% Ao contrário do procedimento previamente aplicado de filtragem passa-alto
% para detetar as fronteiras da imagem, tem-se que a função built-in edge
% do matlab procede a dois passos adicionais automaticos: filtragem passa-baixo 
% realizada a priori, considerando a posteriori da filtragem passa-alto 
% um processo de thresholding, sendo os thresholds relativos à magnitude 
% do gradiente (filtros que computam derivadas de 1ªordem) ou à magnitude 
% dos zero-crossings (filtros que computam derivadas de 2ªordem), 
% considerando apenas pixeis como pertencentes a fronteiras aqueles que
% apresentem uma maginutude da 1ª ou 2ªderivada superior aos thresholds 
% definidos. 

% Deste modo, a diferente implementação dos algoritmos explica 
% as diferenças obtidas: para o filtro de sobel, o comando edge realiza o
% threshold da imagem filtrada, sendo eliminadas alguns edges, visto o
% criterio ser mais exigente. 

% Já relativamente ao filtro Canny, verifica-se o melhor desempenho na 
% deteção das fronteiras, devendo-se à maior robustez do algoritmo, o qual
% primeiramente convolve um filtro gaussiano com a imagem. Após isto,
% procura maximos locais do gradiente (calculado através da
% derivada de um filtro gaussiano), realizando uma operação de thresholding,
% classificando weak edges como edges que tenham uma magnitude do 
% gradiente superior ao low threshold e encontrem-se conetados a edges 
% com uma magnitude do gradiente superior ao high threshold (strong edges),
% permitindo suprimir maximos locais que correspondecem a ruido. O algoritmo 
% descrito permite uma maior conservação da integridade das fronteiras
% detetadas. 

% Contrariamente, o filtro Sobel deteta menos fronteiras e, quando detetadas, 
% com mais descontinuidades. Tal deve-se não só à preferência na deteção 
% de fronteiras horizontais e verticais, com consequente inferior sensibilidade 
% a outras orientações que representem uma continuidade das anteriormente 
% detetadas, como também à eliminação por threshold de possíveis weak edges,
% apresentando por isso maior sensibilidade a transições de intensidade 
% mais abruptas.
% Considerando thresholds superiores, prevê-se que os os filtros diminuam 
% a sua sensibilidade a detetar fronteiras. Nessas situações, o filtro LoG 
% (para threshold adequado) pode constituir uma alternativa para detetar 
% fronteiras entre regiões de menor contraste (reduzida magnitude do 
% gradiente), por efetivamente corresponderem a zero-crossings. 

    %% 8) 

% As equações às diferenças que representam os operadores Laplacianos L4 e L8 
% encontram-se derivadas em anexo. 

% Esquematicamente, as equações às diferenças obtêm-se sobrepondo a máscara (L4 ou L8) à
% imagem original, realizando uma soma ponderada das entradas consoante os coeficientes do kernel. 
% Para kernels de 3x3, ponderam-se unicamente os vizinhos que distam 1
% pixel do pixel central, obtendo-se uma imagem y(n,m) final: 

% L4
% y(n,m)=4*x(n,m)-x(n-1,m)-x(n,m-1)-x(n,m+1)-x(n+1,m)

% L8
% y(n,m)=8*x(n,m)-x(n-1,m-1)-x(n-1,m)-x(n-1,m+1)-x(n,m-1)-x(n,m+1)-x(n+1,m-1)-x(n+1,m)-x(n+1,m+1)

figure(36);
subplot(1,2,1); colormap gray; imagesc(conv2(I_original,-L4,'same'));
title('Convolved with -L4');
subplot(1,2,2); colormap gray; imagesc(conv2(I_original,L4,'same'));
title('Convolved with L4');

% Note-se que L4 representa o operador Laplaciano negativo, pelo que deteta
% fronteiras internas (direção do gradiente da fronteira para o centro da
% imagem), podendo-se constatar na figura 36 a imagem original convolvida
% com o laplaciano positivo (deteta fronteiras externas) e o laplaciano negativo. 
